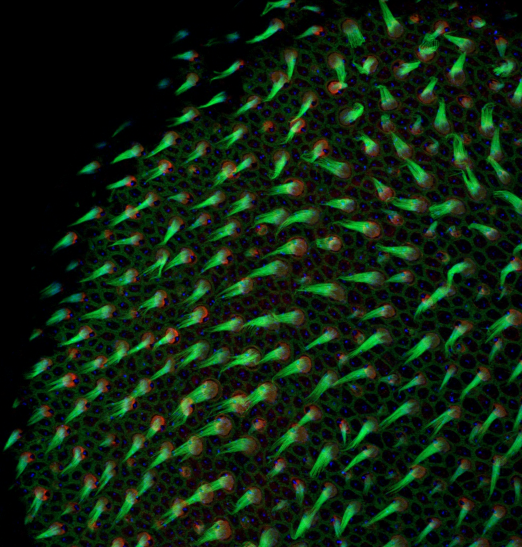
%> input picture Data/RAW.png, 1044 x 1094 px (shown at 1/2 size)
$ octave HairCellSegmentation_Learner.m   (GNU Octave 9; MATLAB toolbox functions it lacks are replaced by stand-ins)
%> lines starting %> are read from the running program, lines starting %| are printed output that depends on the picture; in (x1, y1, x2, y2) boxes, pixels count from 0 and x2, y2 are one past the last pixel; in counts of white or black regions, pixels touching at a corner belong together; the program's own positions count from 1
### Sourced Functions/SetLearningRate.m
function [LearningRate] = SetLearningRate(initRate,type,varargin)
%LEARNINGRATE Update Learning Rate for Machine Learning.
%   LearningRate = SETLEARNINGRATE(nthRate,'Time-Based','decay',d,'iteration',n)
%   Update the Learning Rate using a time-based schedule with decay
%   parameter d, at iteration n. The learning rate (nthRate) from the
%   previous time step (or the initial learning rate) should be passed to
%   this function.
%
%   LearningRate = SETLEARNINGRATE(InitRate,'Step-Based','decay',d,'droprate',r,'iteration',n)
%   Update the Learning Rate using a step-based schedule with initial
%   learning rate InitRate, drop rate (r), decay (change at each drop, d),
%   at iteration (n).
%
%   Defaults: Iteration, decay, drop rate, and iteration do not have to be
%   specified. The default values for each of these are:
%   Iteration = 1
%   DropRate = 1
%   Decay = 1.
%
%   See also UPDATEPARAMS.
p = inputParser;

addRequired(p,'initRate',@isnumeric);
checkType = @(x) any(validatestring(x,{'Time-Based','Step-Based'}));
addRequired(p,'type',checkType);
addOptional(p,'decay',1,@isnumeric);

% input params if type is time-based
addOptional(p,'iteration',1,@isnumeric);

% input params if type is step-based
addOptional(p,'droprate',1,@isnumeric);

parse(p,initRate,type,varargin{:});

decay = p.Results.decay;
iteration = p.Results.iteration;
droprate = p.Results.droprate;

if iteration==1
    warning('Current iteration unspecified. Assuming iteration=1.')
end

%% Compute Learning Rate
switch type
    case 'Time-Based'
        LearningRate = initRate/(1+decay*iteration);
    case 'Step-Based'
        if decay>=1||decay<=0
            error('For step based schedules decay should be set to a value between 0 and 1')
        end
        LearningRate = initRate*(decay^(floor((1+iteration)/droprate)));
end

end

### HairCellSegmentation_Learner.m
RAW = imread('Data\RAW.png');
%> RAW is the input picture: size 1094x1044x3 uint8; mean R, G, B 14.2, 34.3, 15.1
Control = ~imread('Data\RAW_HairCells.bmp');
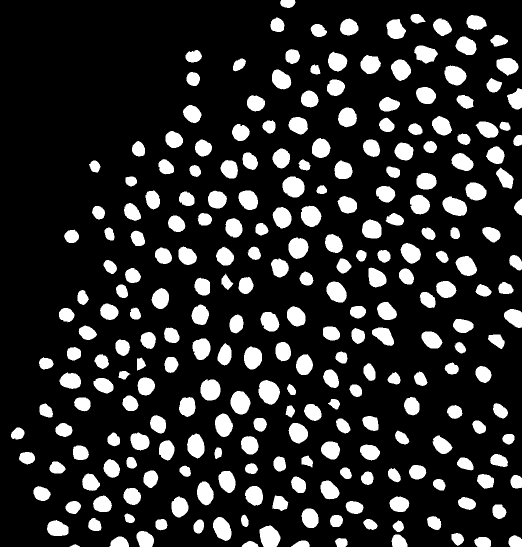
%> input picture Data/RAW_HairCells.bmp, 1044 x 1094 px (shown at 1/2 size)
%> Control: size 1094x1044 logical; 17.3% white; 256 white regions, largest, box (x1, y1, x2, y2) and area: (517, 760, 560, 810) 1561, (565, 353, 609, 395) 1442, (461, 782, 501, 829) 1415
Control = imclearborder(Control);
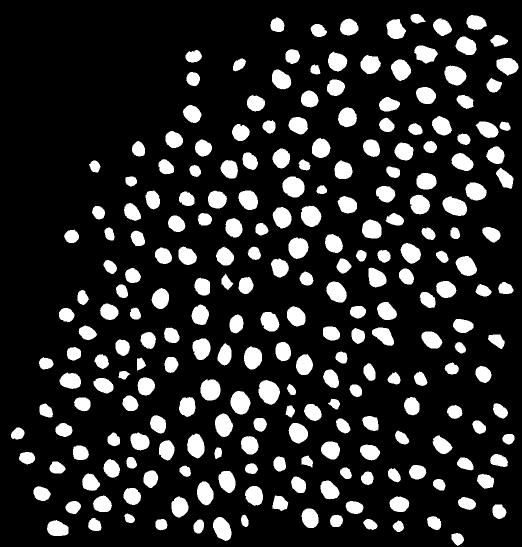
%> Control: size 1094x1044 logical (shown at 1/2 size); 16.4% white; 239 white regions, largest, box (x1, y1, x2, y2) and area: (517, 760, 560, 810) 1561, (565, 353, 609, 395) 1442, (461, 782, 501, 829) 1415

% Hyperparameters
initrate = 0.1;
decayRate = 0.5;
dropRate = 1;

%% Initialize
% [10 lines of commented-out code are left out]
p.MedFilt=100;
p.FlatField = 20;
p.Thresh = 0.6;
p.CLRads = 12;
p.OPRads = 5;
p.DILRads = 10;
p.MinAvgI = 50;


% Learning Rate and Iterator
nparams = length(fieldnames(p));
n=1;
LearningRate = SetLearningRate(initrate,'Step-Based','decay',0.5,'droprate',1,'iteration',n);
%> the run ends on the next line
